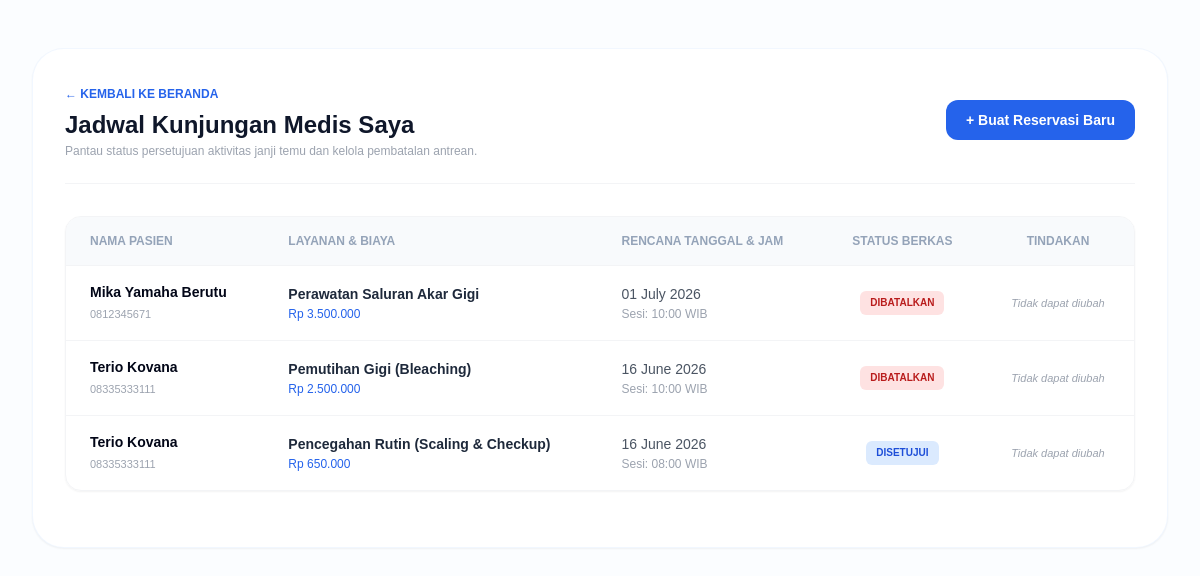
The app's page /riwayat_reservasi.php (signed in) with its own data.
### tables this page shows
CREATE TABLE `reservasi` (
  `id_reservasi` int(11) NOT NULL,
  `id_pasien` int(11) NOT NULL,
  `id_layanan` int(11) NOT NULL,
  `id_jadwal` int(11) NOT NULL,
  `tanggal_reservasi` date NOT NULL,
  `keluhan` text NOT NULL,
  `foto_gigi` varchar(255) DEFAULT NULL,
  `status_periksa` enum('Pending','Disetujui','Selesai','Dibatalkan','Ditolak') DEFAULT 'Pending',
  `catatan_dokter` text DEFAULT NULL,
  `waktu_input` timestamp NOT NULL DEFAULT current_timestamp()
);

CREATE TABLE `pasien` (
  `id_pasien` int(11) NOT NULL,
  `id_user` int(11) NOT NULL,
  `nama_lengkap` varchar(100) NOT NULL,
  `nomor_hp` varchar(20) NOT NULL,
  `alamat` text DEFAULT NULL,
  `foto` varchar(255) DEFAULT NULL
);

CREATE TABLE `layanan` (
  `id_layanan` int(11) NOT NULL,
  `nama_layanan` varchar(100) NOT NULL,
  `harga` int(11) NOT NULL
);

CREATE TABLE `jadwal` (
  `id_jadwal` int(11) NOT NULL,
  `id_dokter` int(11) NOT NULL,
  `hari` varchar(50) NOT NULL,
  `jam_mulai` time NOT NULL,
  `jam_selesai` time NOT NULL
);

### riwayat_reservasi.php (the view, shortened to what this page needs)
<?php
require_once 'functions.php';
$id_user_login = (int)$_SESSION['user_id'];
$query = "SELECT r.*, p.nama_lengkap, p.nomor_hp, l.nama_layanan, l.harga, j.hari, j.jam_mulai
          FROM reservasi r
          INNER JOIN pasien p ON r.id_pasien = p.id_pasien
          INNER JOIN layanan l ON r.id_layanan = l.id_layanan
          INNER JOIN jadwal j ON r.id_jadwal = j.id_jadwal
          WHERE p.id_user = ?
          ORDER BY r.tanggal_reservasi DESC, r.id_reservasi DESC";
$stmt = mysqli_prepare($koneksi, $query);
mysqli_stmt_bind_param($stmt, "i", $id_user_login);
mysqli_stmt_execute($stmt);
$result = mysqli_stmt_get_result($stmt);
?>
<!DOCTYPE html>
<html lang="id">
<head>
    <link rel="stylesheet" href="https://rsms.me/inter/inter.css" />
    <script src="https://cdn.tailwindcss.com"></script>
</head>
<body class="bg-blue-50/20 font-sans min-h-screen p-4 sm:p-8">
    <div class="max-w-[1170px] mx-auto bg-white p-6 sm:p-8 rounded-[32px] border border-blue-100/40 shadow-sm mt-4">
        <div class="flex flex-col sm:flex-row justify-between items-start sm:items-center gap-4 mb-8 border-b border-gray-100 pb-6">
            <div>
                <a href="index.php" class="text-xs font-bold text-blue-600 uppercase hover:underline">← Kembali ke Beranda</a>
                <h1 class="text-2xl font-black text-slate-900 mt-1">Jadwal Kunjungan Medis Saya</h1>
                <p class="text-gray-400 text-xs mt-0.5">Pantau status persetujuan aktivitas janji temu dan kelola pembatalan antrean.</p>
            </div>
            <a href="tambah_reservasi.php" class="bg-blue-600 text-white px-5 py-2.5 rounded-xl font-bold text-sm hover:bg-blue-700 transition-all">+ Buat Reservasi Baru</a>
        </div>
        <div class="overflow-x-auto border border-gray-100 rounded-2xl mb-6 shadow-sm">
            <table class="w-full text-left text-sm text-gray-500">
                <thead class="text-xs text-slate-400 uppercase bg-slate-50 border-b border-gray-100">
                    <tr>
                        <th class="px-6 py-4">Nama Pasien</th>
                        <th class="px-6 py-4">Layanan & Biaya</th>
                        <th class="px-6 py-4">Rencana Tanggal & Jam</th>
                        <th class="px-6 py-4 text-center">Status Berkas</th>
                        <th class="px-6 py-4 text-center">Tindakan</th>
                    </tr>
                </thead>
                <tbody class="divide-y divide-gray-100 text-slate-900 font-semibold">
                    <?php while ($row = mysqli_fetch_assoc($result)): ?>
                        <tr class="hover:bg-blue-50/10 transition-colors">
                            <td class="px-6 py-4">
                                <p class="text-slate-950 font-bold"><?= htmlspecialchars($row['nama_lengkap']) ?></p>
                                <p class="text-[11px] text-gray-400 font-normal mt-0.5"><?= htmlspecialchars($row['nomor_hp']) ?></p>
                            </td>
                            <td class="px-6 py-4">
                                <p class="text-slate-800"><?= htmlspecialchars($row['nama_layanan']) ?></p>
                                <p class="text-xs text-blue-600 font-normal mt-0.5">Rp <?= number_format($row['harga'], 0, ',', '.') ?></p>
                            </td>
                            <td class="px-6 py-4 text-gray-600 font-medium">
                                <p><?= date('d F Y', strtotime($row['tanggal_reservasi'])) ?></p>
                                <p class="text-xs text-gray-400 font-normal mt-0.5">Sesi: <?= substr($row['jam_mulai'], 0, 5) ?> WIB</p>
                            </td>
                            <td class="px-6 py-4 text-center text-xs">
                                <span class="inline-block px-2.5 py-1 rounded-md font-bold text-[10px] uppercase
                                    <?php
                                    if ($row['status_periksa'] === 'Pending') echo 'bg-yellow-100 text-yellow-700';
                                    elseif ($row['status_periksa'] === 'Disetujui') echo 'bg-blue-100 text-blue-700';
                                    elseif ($row['status_periksa'] === 'Selesai') echo 'bg-green-100 text-green-700';
                                    else echo 'bg-red-100 text-red-700';
                                    ?>">
                                    <?= $row['status_periksa'] ?>
                                </span>
                            </td>
                            <td class="px-6 py-4 text-center text-xs">
                                <?php if ($row['status_periksa'] === 'Pending'): ?>
                                    <a href="batalkan_reservasi.php?id=<?= $row['id_reservasi'] ?>" onclick="return confirm('Apakah Anda yakin ingin membatalkan jadwal reservasi medis ini?')" class="bg-red-50 text-red-600 px-3 py-1.5 rounded-lg font-bold hover:bg-red-100 transition-colors">
                                        Batalkan
                                    </a>
                                <?php else: ?>
                                    <span class="text-gray-400 font-normal italic text-[11px]">Tidak dapat diubah</span>
                                <?php endif; ?>
                            </td>
                        </tr>
                    <?php endwhile; ?>
                </tbody>
            </table>
        </div>
    </div>
</body>
</html>

### records on screen
reservasi: id_pasien.nama_lengkap "Mika Yamaha Berutu", id_pasien.nomor_hp "0812345671", id_layanan.nama_layanan "Perawatan Saluran Akar Gigi", id_layanan.harga "3.500.000", tanggal_reservasi "01 July 2026", id_jadwal.jam_mulai "10:00", status_periksa "DIBATALKAN", shows "Tidak dapat diubah"
reservasi: id_pasien.nama_lengkap "Terio Kovana", id_pasien.nomor_hp "08335333111", id_layanan.nama_layanan "Pemutihan Gigi (Bleaching)", id_layanan.harga "2.500.000", tanggal_reservasi "16 June 2026", id_jadwal.jam_mulai "10:00", status_periksa "DIBATALKAN", shows "Tidak dapat diubah"
reservasi: id_pasien.nama_lengkap "Terio Kovana", id_pasien.nomor_hp "08335333111", id_layanan.nama_layanan "Pencegahan Rutin (Scaling & Checkup)", id_layanan.harga "650.000", tanggal_reservasi "16 June 2026", id_jadwal.jam_mulai "08:00", status_periksa "DISETUJUI", shows "Tidak dapat diubah"
